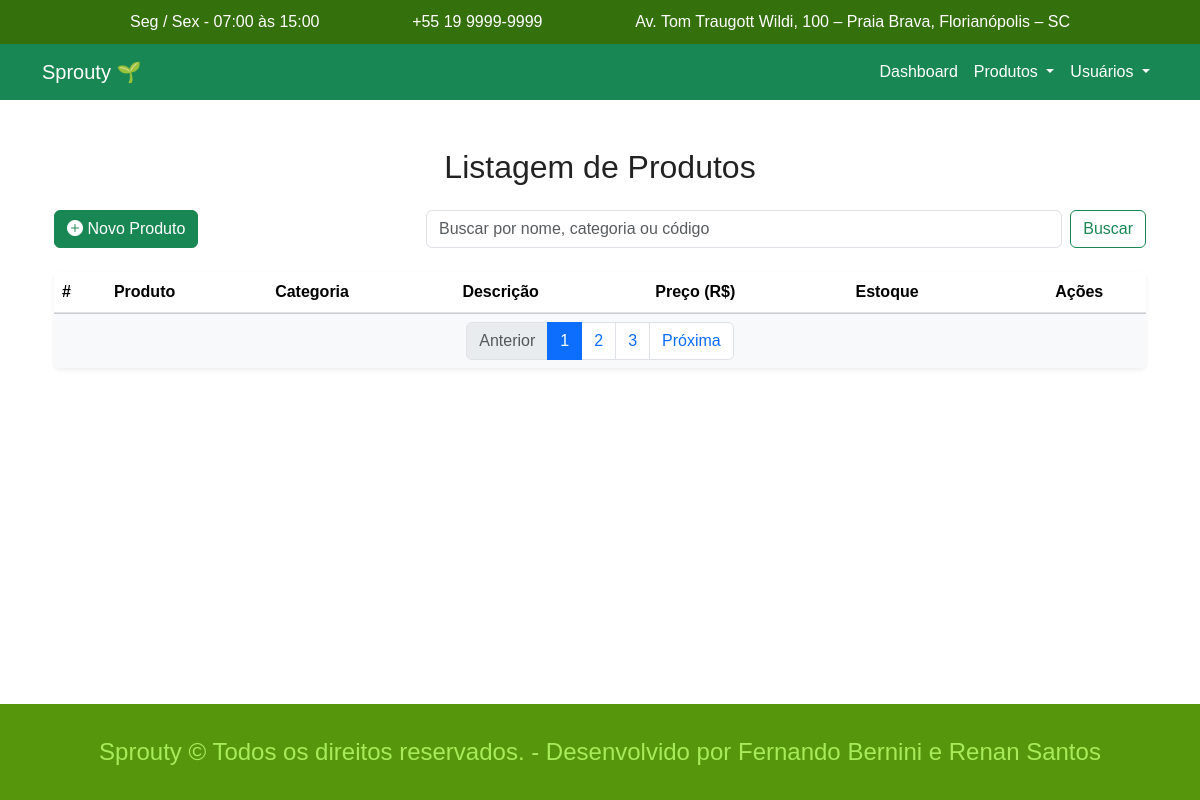
The app's page /produtos, older data.
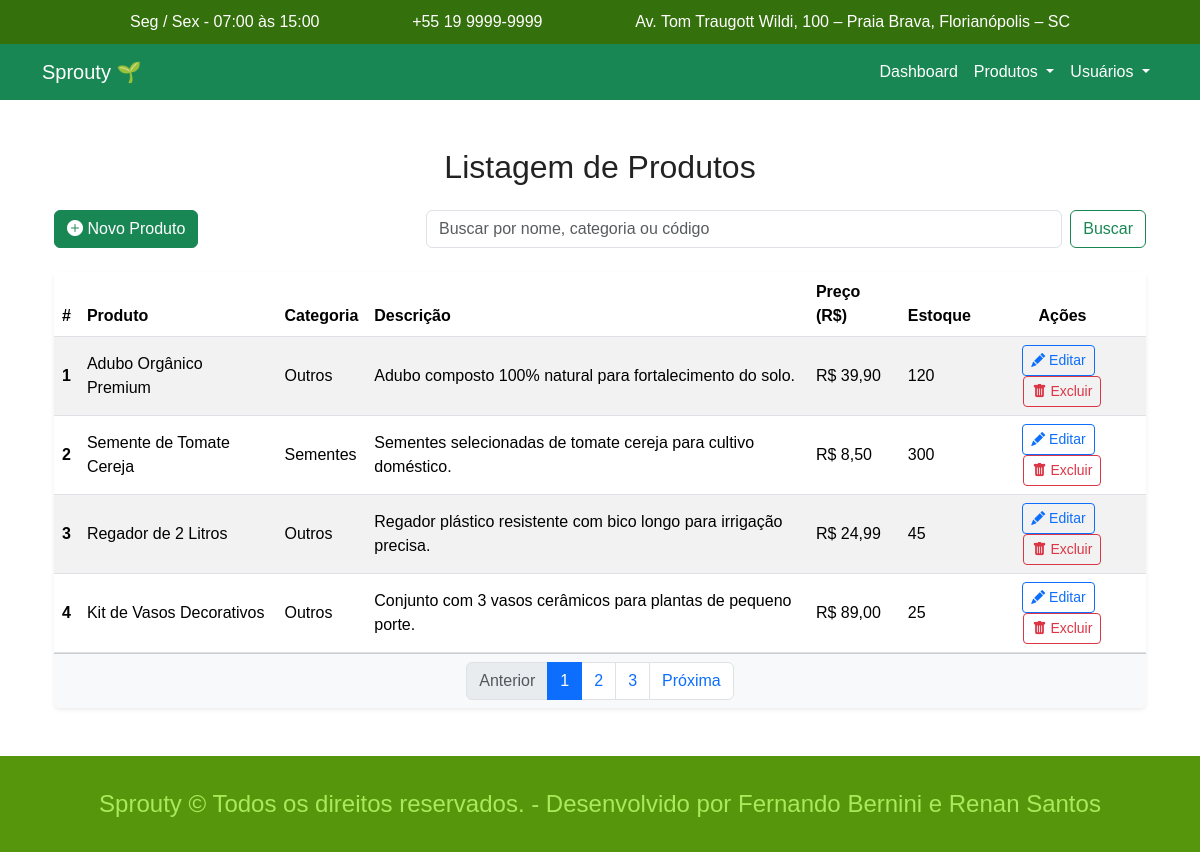
The same page, newer data.
### tables this page shows
CREATE TABLE produtos (
    id_produto BIGINT UNSIGNED AUTO_INCREMENT PRIMARY KEY,  
    nome VARCHAR(255) NOT NULL,  
    categoria VARCHAR(255) NOT NULL,  
    descricao TEXT,  
    valor_unitario DECIMAL(10,2) NOT NULL,  
    quantidade INT UNSIGNED NOT NULL DEFAULT 0,  
    
    created_at TIMESTAMP DEFAULT CURRENT_TIMESTAMP,  
    updated_at TIMESTAMP DEFAULT CURRENT_TIMESTAMP ON UPDATE CURRENT_TIMESTAMP,  
    deleted_at TIMESTAMP NULL DEFAULT NULL  
);

### app/Controllers/ProdutoController.php (called while the page is built, shortened)
<?php
class ProdutoController {
    public function listar() {
        $lista_produtos = Produto::buscarTodos();
        render("produtos/lista_produtos.php", [
            'title' => "Lista de Produtos",
            'produtos' => $lista_produtos
        ]);
    }
}
?>

### app/Models/Produto.php (called while the page is built, shortened)
<?php
class Produto {
    public static function buscarTodos(){
        $pdo = Database::conectar();
        $sql = "SELECT * FROM produtos";
        return $pdo->query($sql)->fetchAll();
    }
}
?>

### app/Views/produtos/lista_produtos.php (the view)
<main class="container my-5">
    <h2 class="text-center mb-4">Listagem de Produtos</h2>
    <div class="row mb-3">
        <div class="col-md-4 mb-2">
            <a href="/produtos/inserir" class="btn btn-success">
                <i class="bi bi-plus-circle-fill"></i> Novo Produto
            </a>
        </div>
        <div class="col-md-8">
            <form class="d-flex">
                <input class="form-control me-2" type="search" placeholder="Buscar por nome, categoria ou código"
                    aria-label="Search">
                <button class="btn btn-outline-success" type="submit">Buscar</button>
            </form>
        </div>
    </div>
    <div class="card shadow-sm border-0">
        <div class="card-body p-0">
            <div class="table-responsive">
                <table class="table table-striped table-hover align-middle mb-0">
                    <thead>
                        <tr>
                            <th scope="col">#</th>
                            <th scope="col">Produto</th>
                            <th scope="col">Categoria</th>
                            <th scope="col">Descrição</th>
                            <th scope="col">Preço (R$)</th>
                            <th scope="col">Estoque</th>
                            <th scope="col" class="text-center">Ações</th>
                        </tr>
                    </thead>
                    <tbody>
                        <?php foreach($produtos as $p): ?>
                        <tr>
                            <th scope="row"><?= $p['id_produto'] ?></th>
                            <td><?= $p['nome'] ?></td>
                            <td><?= $p['categoria'] ?></td>
                            <td><?= $p['descricao'] ?></td>
                            <td>R$ <?= number_format($p['valor_unitario'], 2, ',', '.') ?></td>
                            <td><?= $p['quantidade'] ?></td>
                            <td class="text-center">
                                <button class="btn btn-sm btn-outline-primary me-2" title="Editar">
                                    <i class="bi bi-pencil-fill"></i> Editar
                                </button>
                                <button class="btn btn-sm btn-outline-danger" title="Excluir">
                                    <i class="bi bi-trash-fill"></i> Excluir
                                </button>
                            </td>
                        </tr>
                        <?php endforeach; ?>
                    </tbody>
                </table>
            </div>
        </div>
        <div class="card-footer bg-light d-flex justify-content-center">
            <nav aria-label="Paginação da Lista">
                <ul class="pagination mb-0">
                    <li class="page-item disabled">
                        <a class="page-link" href="#">Anterior</a>
                    </li>
                    <li class="page-item active">
                        <a class="page-link" href="#">1</a>
                    </li>
                    <li class="page-item"><a class="page-link" href="#">2</a></li>
                    <li class="page-item"><a class="page-link" href="#">3</a></li>
                    <li class="page-item">
                        <a class="page-link" href="#">Próxima</a>
                    </li>
                </ul>
            </nav>
        </div>
    </div>
</main>

### public/index.php (shortened to what this page needs)
<?php
function render($view, $data = []) {
    extract($data);
    require __DIR__ . '/../app/Views/' . $view;
    $content = ob_get_clean();
    require __DIR__ . '/../app/Views/layouts/base.php';
}
$url = parse_url($_SERVER['REQUEST_URI'], PHP_URL_PATH);
if ($url == "/" ||  $url == "/index.php" || $url == "/home"  ) {
    render_sem_template('home.php', [
        'title' => 'Bem vindos',
        'lenda' => 'agora eu sou uma lenda'
    ]);
}
elseif ($url == '/sobre') {
    render('sobre.php' , ['title' => 'Bem vindo!']);
}
elseif ($url == '/dashboard') {
    render('dashboard.php' , ['title' => 'Início']);
}
elseif ($url == '/usuarios') {
  $controller = new UsuarioController();
  $controller->listar();
}
elseif ($url == '/produtos') {
    $controller = new ProdutoController();
    $controller->listar();
  }
elseif ($url == '/usuarios/inserir') {
    render('usuarios/form_usuarios.php' , ['title' => 'Cadastrar usuários']);
}
?>

### app/Views/layouts/base.php (shortened to what this page needs)
<!DOCTYPE html>
<html lang="pt-BR">
<head>
    <link href="https://cdn.jsdelivr.net/npm/bootstrap@5.3.3/dist/css/bootstrap.min.css" rel="stylesheet">
    <link rel="stylesheet" href="https://cdn.jsdelivr.net/npm/bootstrap-icons@1.11.3/font/bootstrap-icons.min.css">
    <link rel="stylesheet" type="text/css" href="/css/reset.css">
    <link rel="stylesheet" type="text/css" href="/css/style.css">
</head>
<body>
    <header>
        <div class="super-info-bg">
            <div class="super-info">
                <p>Seg / Sex - 07:00 às 15:00</p>
                <a href="tel:+552199999999">+55 19 9999-9999</a>
                <p>Av. Tom Traugott Wildi, 100 – Praia Brava, Florianópolis – SC</p>
            </div>
        </div>
        <nav class="navbar navbar-expand-lg navbar-dark bg-success">
            <div class="container">
                <a class="navbar-brand text-white" href="/home">Sprouty 🌱</a>
                <div class="collapse navbar-collapse" id="navbarNavDropdown">
                    <ul class="navbar-nav ms-auto">
                        <li class="nav-item">
                            <a class="nav-link text-white" href="/dashboard">Dashboard</a>
                        </li>
                        <li class="nav-item dropdown">
                            <a class="nav-link dropdown-toggle text-white" href="#" id="produtosDropdown" role="button"
                                data-bs-toggle="dropdown" aria-expanded="false">
                                Produtos
                            </a>
                        </li>
                        <li class="nav-item dropdown">
                            <a class="nav-link dropdown-toggle text-white" href="#" id="usuariosDropdown" role="button"
                                data-bs-toggle="dropdown" aria-expanded="false">
                                Usuários
                            </a>
                        </li>
                    </ul>
                </div>
            </div>
        </nav>
    </header>
    <div class="container">
        <?= $content ?>
    </div>
    <footer class="footer">
        <p>Sprouty © Todos os direitos reservados. - Desenvolvido por Fernando Bernini e Renan Santos</p>
    </footer>
</body>
</html>

### public/css/style.css (style rules this page uses)
body { overflow-x: hidden; display: flex; flex-direction: column; min-height: 100vh; }
main { flex: 1; }
.super-info-bg { background-color: #34700b; color: #ffffff; }
.super-info { max-width: 960px; margin: 0 auto; display: flex; justify-content: space-between; flex-wrap: wrap; padding-top: 10px; }
.super-info p, .super-info a { margin: 0 10px 10px; }
.super-info a { text-decoration: none; color: #ffffff; }
.footer { background-color: #56960c; color: #a7eb5a; padding: 30px 0; text-align: center; margin-top: auto; }
.footer p { font-size: 1.5em; margin: 0; }

Row changes from the older to the newer data that the page shows:
added produtos: id_produto "1", nome "Adubo Orgânico Premium", categoria "Outros", descricao "Adubo composto 100% natural para fortalecimento do solo.", valor_unitario "39,90", quantidade "120"
added produtos: id_produto "2", nome "Semente de Tomate Cereja", categoria "Sementes", descricao "Sementes selecionadas de tomate cereja para cultivo doméstico.", valor_unitario "8,50", quantidade "300"
added produtos: id_produto "3", nome "Regador de 2 Litros", categoria "Outros", descricao "Regador plástico resistente com bico longo para irrigação precisa.", valor_unitario "24,99", quantidade "45"
added produtos: id_produto "4", nome "Kit de Vasos Decorativos", categoria "Outros", descricao "Conjunto com 3 vasos cerâmicos para plantas de pequeno porte.", valor_unitario "89,00", quantidade "25"
